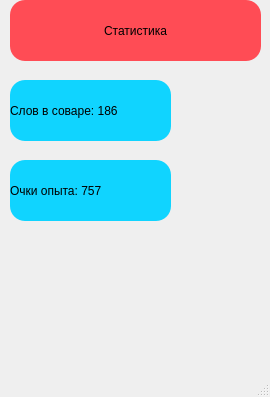
<?xml version="1.0" encoding="UTF-8"?>
<ui version="4.0">
 <class>MainWindow</class>
 <widget class="QMainWindow" name="MainWindow">
  <property name="geometry">
   <rect>
    <x>0</x>
    <y>0</y>
    <width>270</width>
    <height>397</height>
   </rect>
  </property>
  <property name="windowTitle">
   <string>MainWindow</string>
  </property>
  <widget class="QWidget" name="centralwidget">
   <widget class="QLabel" name="label">
    <property name="geometry">
     <rect>
      <x>10</x>
      <y>0</y>
      <width>251</width>
      <height>61</height>
     </rect>
    </property>
    <property name="styleSheet">
     <string notr="true">font: 12pt &quot;MS Shell Dlg 2&quot;;
background-color: #ff4c55;
border-radius: 15px;</string>
    </property>
    <property name="text">
     <string>Статистика</string>
    </property>
    <property name="alignment">
     <set>Qt::AlignCenter</set>
    </property>
   </widget>
   <widget class="QLabel" name="label_2">
    <property name="geometry">
     <rect>
      <x>10</x>
      <y>80</y>
      <width>161</width>
      <height>61</height>
     </rect>
    </property>
    <property name="styleSheet">
     <string notr="true">font: 12pt &quot;MS Shell Dlg 2&quot;;
background-color: #10d4ff;
border-radius: 15px;</string>
    </property>
    <property name="text">
     <string>Слов в соваре: 186</string>
    </property>
   </widget>
   <widget class="QLabel" name="label_3">
    <property name="geometry">
     <rect>
      <x>10</x>
      <y>160</y>
      <width>161</width>
      <height>61</height>
     </rect>
    </property>
    <property name="styleSheet">
     <string notr="true">font: 12pt &quot;MS Shell Dlg 2&quot;;
background-color: #10d4ff;
border-radius: 15px;</string>
    </property>
    <property name="text">
     <string>Очки опыта: 757</string>
    </property>
   </widget>
  </widget>
  <widget class="QMenuBar" name="menubar">
   <property name="geometry">
    <rect>
     <x>0</x>
     <y>0</y>
     <width>270</width>
     <height>18</height>
    </rect>
   </property>
  </widget>
  <widget class="QStatusBar" name="statusbar"/>
 </widget>
 <resources/>
 <connections/>
</ui>
